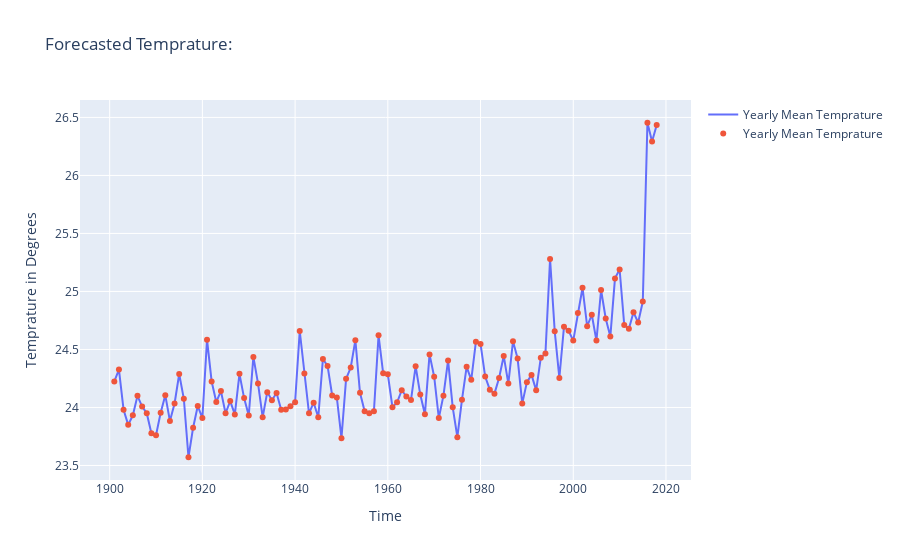

Here is the notebook cell this chart was saved with:
### Code cell
forecasted_temp = pd.concat([df1,temp_2018], sort=False).groupby(by='Year')['Temprature'].mean().reset_index()
fig = go.Figure(data=[
    go.Scatter(name='Yearly Mean Temprature', x=forecasted_temp['Year'], y=forecasted_temp['Temprature'], mode='lines'),
    go.Scatter(name='Yearly Mean Temprature', x=forecasted_temp ['Year'], y=forecasted_temp['Temprature'], mode='markers')
])
fig.update_layout(title='Forecasted Temprature:',
                 xaxis_title='Time', yaxis_title='Temprature in Degrees')
fig.show()
